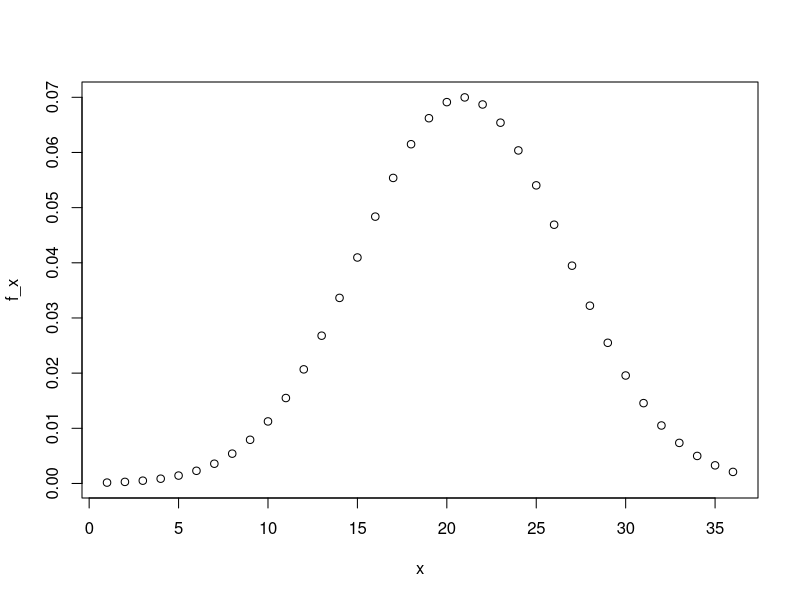
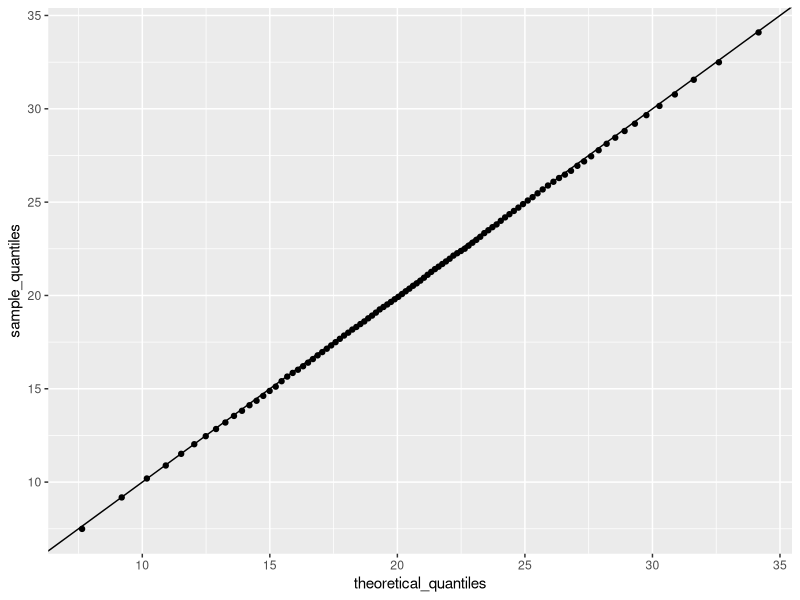

The R source for these figures, in order:
library(tidyverse)
library(dslabs)
data(heights)
x <- heights %>% filter(sex=="Male") %>% pull(height)
#Given a vector x, we can define a function for computing the CDF of x using:
F <- function(a){
    mean(x <= a)
  } 
F(70)


act_scores <- rnorm(10000, 20.9, 5.7)
mean(act_scores)
sd(act_scores)
sum(act_scores >= 36)
mean(act_scores <= 10)


x <- seq(1, 36)
f_x <- dnorm(x,20.9,5.7)
plot(x,f_x)


zscores <- (act_scores - mean(act_scores)) / sd(act_scores)
mean(zscores > 2)

2*sd(act_scores) + mean(act_scores)
x <- qnorm(.975, mean(act_scores), sd(act_scores))
x

cdf <- sapply(1:36, function (x){
  mean(act_scores <= x)
})

min(which(cdf >= .95))


qnorm(.95, 20.9, 5.7)

pnorm(26, mean(act_scores), sd(act_scores))

library(tidyverse)
library(ggplot2)
p <- seq(0.01, 0.99, 0.01)
sample_quantiles <- quantile(act_scores, p)
theoretical_quantiles <- qnorm(p, 20.9, 5.7)
qplot(theoretical_quantiles, sample_quantiles) + geom_abline()
